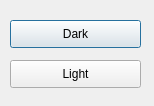
<?xml version="1.0" encoding="UTF-8"?>
<ui version="4.0">
 <class>Settings</class>
 <widget class="QDialog" name="Settings">
  <property name="geometry">
   <rect>
    <x>0</x>
    <y>0</y>
    <width>154</width>
    <height>106</height>
   </rect>
  </property>
  <property name="windowTitle">
   <string>Dialog</string>
  </property>
  <widget class="QPushButton" name="darkPushButton">
   <property name="geometry">
    <rect>
     <x>10</x>
     <y>20</y>
     <width>131</width>
     <height>28</height>
    </rect>
   </property>
   <property name="text">
    <string>Dark</string>
   </property>
  </widget>
  <widget class="QPushButton" name="lightPushButton">
   <property name="geometry">
    <rect>
     <x>10</x>
     <y>60</y>
     <width>131</width>
     <height>28</height>
    </rect>
   </property>
   <property name="text">
    <string>Light</string>
   </property>
  </widget>
 </widget>
 <resources/>
 <connections/>
</ui>
